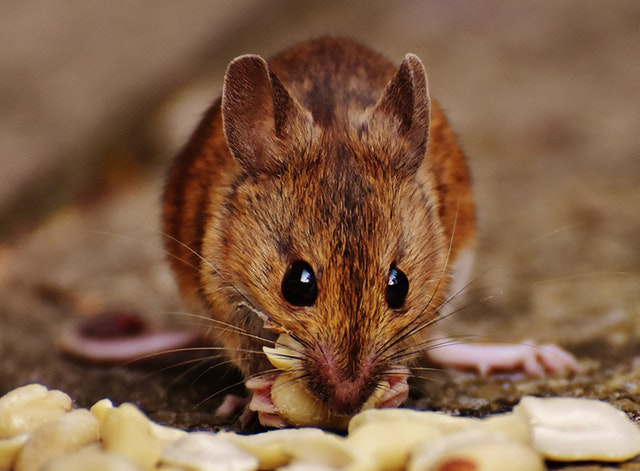
#> input picture emailer/test_image.jpg, 640 x 471 px
$ python ascii_art.py emailer/test_image.jpg   (Python 2 division)
#> lines starting #> are read from the running program, lines starting #| are printed output that depends on the picture
#> in handle_image_conversion, image is the input picture: PIL image 640x471 RGB; mean R, G, B 130.5, 96.2, 71.1
#Project taken from
#https://www.hackerearth.com/practice/notes/beautiful-python-a-simple-ascii-art-generator-from-images/
#Just copying to learn


from PIL import Image

ASCII_CHARS = ['#', '?', '%', '.', 'S', '+', '.', '*', ':', ',', '@']

def scale_image(image, new_width=100):
	#Resizes the image preserving the aspect ratio

#> called with new_width = 100
	(original_width, original_height) = image.size
#> original_width = 640; original_height = 471
	aspect_ratio = original_width/float(original_height)
#> aspect_ratio = 1.36
	new_height = int(new_width/aspect_ratio)
#> new_height = 73

	new_image = image.resize((new_width, new_height))
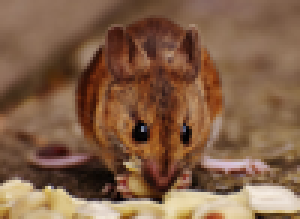
#> new_image: PIL image 100x73 RGB (shown 3 times larger); mean R, G, B 130.5, 96.2, 71.1
	return new_image, new_width, new_height

def convert_to_grey_scale(image):
	return image.convert('L')
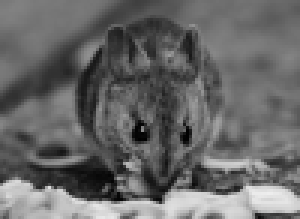
#> returned value: PIL image 100x73 L (shown 3 times larger); min 1, max 238, mean 103.6

def map_to_ascii(image, range_width=25):
	#Maps each pixel to an ascii char based on the range in which it lies
	#0-255 divided into 11 ranges of 25 pixels each

#> called with range_width = 25
	pixels_in_image = list(image.getdata())
#> pixels_in_image = 7300 values, max 238 at index 6489, min 1 at index 4646, mean 103.6
	pixels_to_chars = [ASCII_CHARS[pixel_value/range_width] for pixel_value in pixels_in_image]
#> pixels_to_chars = 7300 items, first 6: 'S', 'S', 'S', 'S', 'S', '+'

	return "".join(pixels_to_chars)

def convert_image_to_ascii(image, new_width=100):
	image = scale_image(image)[0]
	image = convert_to_grey_scale(image)

	pixels_to_chars = map_to_ascii(image)
	len_pixels_to_chars = len(pixels_to_chars)
#> len_pixels_to_chars = 7300

	image_ascii = [pixels_to_chars[index: index + new_width] for index in xrange(0, len_pixels_to_chars, new_width)]
#> image_ascii = 73 items
	return "\n".join(image_ascii), image_ascii

def handle_image_conversion(image_path):
	image = None
	try:
		image = Image.open(image_path)
	except Exception, e:
		print('Error')
		return
	image_ascii = convert_image_to_ascii(image)[0]
	print image_ascii
#> (printed output is left out)

if __name__=='__main__':
	import sys

	image_path = sys.argv[1]
	handle_image_conversion(image_path)
